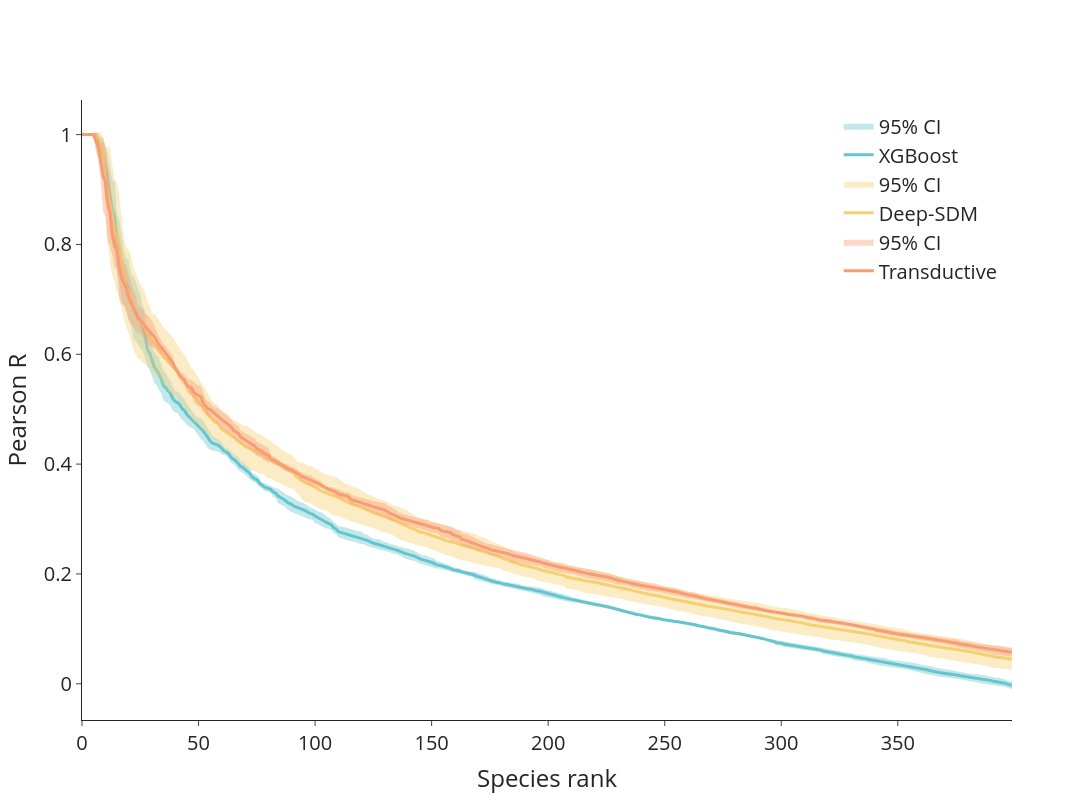

The notebook cell saved with this chart:
### Code cell
fig = go.Figure()

colors = px.colors.qualitative.Pastel

# CI band — upper and lower as a filled trace

for i, n in enumerate(names):

    if errors[i] is not None:

        fig.add_trace(go.Scatter(
            x=np.concatenate([np.arange(400), np.arange(400)[::-1]]),
            y=np.concatenate([scores[i] + errors[i], (scores[i] - errors[i])[::-1]]),
            fill='toself',
            fillcolor=colors[i % len(colors)].replace('rgb(', 'rgba(').replace(')', ', 0.4)'),
            line=dict(color='rgba(255,255,255,0)'),  # no border line
            name='95% CI',
        ))

    # Mean curve (on top)
    fig.add_trace(go.Scatter(
        x=np.arange(400), y=np.array(scores[i]),
        mode='lines',
        line=dict(color=colors[i % len(colors)], width=3),
        name=n,
    ))

fig.update_layout(
    template='simple_white',
    width=1200, height=800,
    title='', #'Presence-absence classification',
    xaxis_title='Species rank',
    yaxis_title='Pearson R',
    font=dict(size=20),
    legend_title_text='',
    legend=dict(yanchor="top",
                y=0.99,
                xanchor="right",
                x=0.99)
)

fig.show()

### Figure 1 — Plotly figure (JSON) as saved in the notebook; plotly's stock layout.template omitted (floating-point values rounded to 4 significant figures; data arrays with more than 128 entries replaced by an {"elided": "..."} marker saying what was removed)
{"data": [{"fill": "toself", "fillcolor": "rgba(102, 197, 204, 0.4)", "line": {"color": "rgba(255,255,255,0)"}, "name": "95% CI", "type": "scatter", "x": {"elided": "800 int values"}, "y": {"elided": "800 float values"}}, {"line": {"color": "rgb(102, 197, 204)", "width": 3}, "mode": "lines", "name": "XGBoost", "type": "scatter", "x": {"elided": "400 int values"}, "y": {"elided": "400 float values"}}, {"fill": "toself", "fillcolor": "rgba(246, 207, 113, 0.4)", "line": {"color": "rgba(255,255,255,0)"}, "name": "95% CI", "type": "scatter", "x": {"elided": "800 int values"}, "y": {"elided": "800 float values"}}, {"line": {"color": "rgb(246, 207, 113)", "width": 3}, "mode": "lines", "name": "Deep-SDM", "type": "scatter", "x": {"elided": "400 int values"}, "y": {"elided": "400 float values"}}, {"fill": "toself", "fillcolor": "rgba(248, 156, 116, 0.4)", "line": {"color": "rgba(255,255,255,0)"}, "name": "95% CI", "type": "scatter", "x": {"elided": "800 int values"}, "y": {"elided": "800 float values"}}, {"line": {"color": "rgb(248, 156, 116)", "width": 3}, "mode": "lines", "name": "Transductive", "type": "scatter", "x": {"elided": "400 int values"}, "y": {"elided": "400 float values"}}], "layout": {"font": {"size": 20}, "height": 800, "legend": {"title": {"text": ""}, "x": 0.99, "xanchor": "right", "y": 0.99, "yanchor": "top"}, "title": {"text": ""}, "width": 1200, "xaxis": {"title": {"text": "Species rank"}}, "yaxis": {"title": {"text": "Pearson R"}}}}
